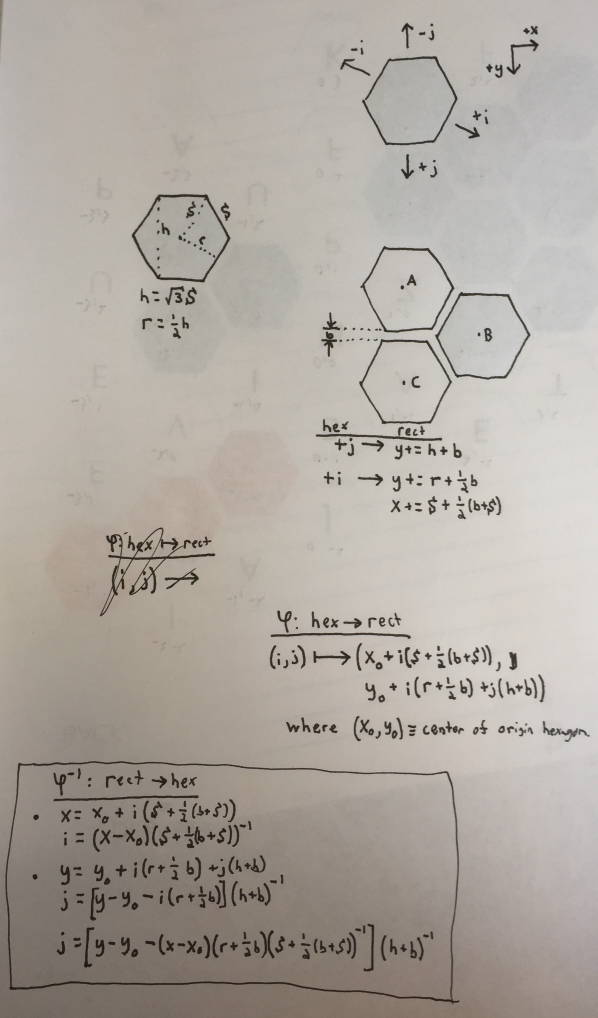
#> input picture hex_derivation.jpg, 1792 x 3054 px (shown at 1/3 size)
$ python game.py hex_derivation.jpg hex_derivation.jpg
#> lines starting #> are read from the running program, lines starting #| are printed output that depends on the picture; after the words box and inside, x2 and y2 are one past the last pixel; in counts of white or black regions, pixels touching at a corner belong together
#> further down, screenshot is the input picture: shape (3054, 1792, 3); mean B, G, R 161.1, 168.7, 175.3
### ocr.py
#!/usr/bin/env python
import cv2
import numpy as np
import pytesseract
import Image

# Find the (x,y) centroid of a polygon (cnt) in img
def get_center(cnt, img):
    h,w,d = img.shape
    mask = np.zeros((h,w), np.uint8)
    cv2.drawContours(mask, [cnt], 0, 255, -1)
    m = cv2.moments(mask, True)
    return (m['m10']/m['m00'], m['m01']/m['m00'])

def decode_tiles(img):
    # Greyscale and edge detection
    gray = cv2.cvtColor(img, cv2.COLOR_RGB2GRAY)
    bw = cv2.Canny(gray, 0, 50, 5);
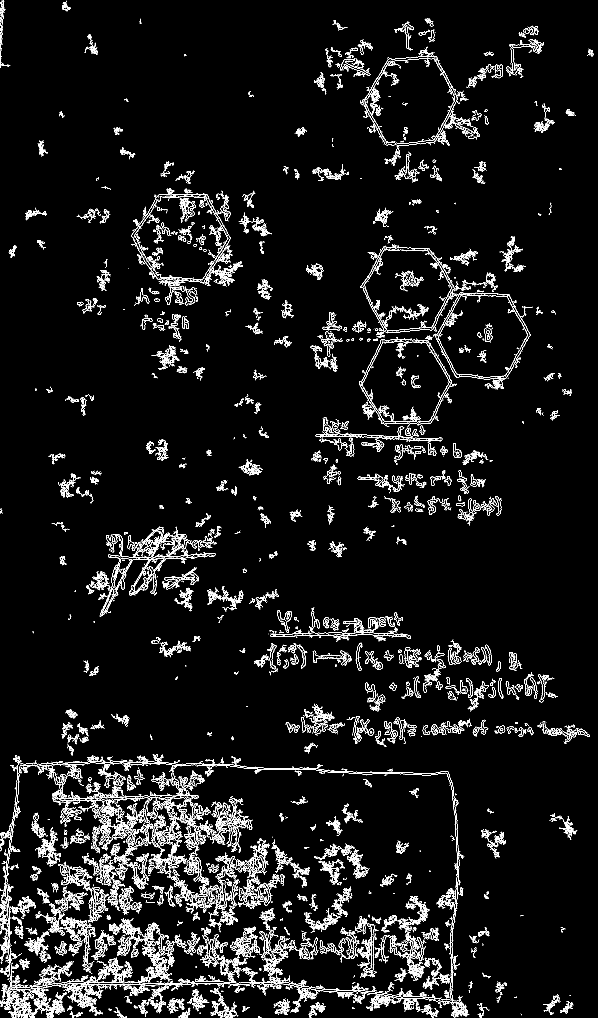
#> bw: shape (3054, 1792) (shown at 1/3 size); 4.2% white in thin lines or dots

    # HACK: some thresholds for hexagon recognition
    h,w,d = img.shape
#> h = 3054; w = 1792; d = 3
    img_area = h*w
#> img_area = 5472768
    hex_area = img_area / 200
#> hex_area = 27363.8
    cap_area = img_area / 2000
#> cap_area = 2736.4

    hex = []

    contours, hierarchy = cv2.findContours(
        bw, cv2.RETR_EXTERNAL, cv2.CHAIN_APPROX_SIMPLE)
#> contours = 4257 contours, 3313 with area under 20; largest, box (x1, y1, x2, y2) and area: (1305, 876, 1592, 1140) 54674, (1081, 737, 1364, 999) 52460, (1086, 168, 1374, 436) 51026, (1086, 1025, 1349, 1267) 47188, (318, 1582, 648, 1786) 3630

    # Discard contours which don't seem like large-ish hexagons
    for cnt in contours:
        # Ramer-Douglas-Peucker algorithm
        cnt_len = cv2.arcLength(cnt, True)
        cnt = cv2.approxPolyDP(cnt, 0.02*cnt_len, True)

        if (len(cnt) == 6 and \
            cv2.contourArea(cnt) > hex_area and \
            cv2.isContourConvex(cnt)):
            # more robust: check angles for regularity ~ 120 deg.
            # does not seem to be necessary
            hex.append(cnt)
#> this loop made 4257 passes
#> cnt_len on passes 1, 4, 5: 27.07, 21.31, 14.49
#> after the loop, hex = 3 contours; box (x1, y1, x2, y2) and area: (1305, 876, 1592, 1135) 53707, (1081, 738, 1364, 993) 52584, (1086, 1025, 1349, 1264) 46738

    # Pick (x0,y0) origin for relative hex grid (arbitrary)
    origin = get_center(hex[0], img)
#> in get_center, `cv2.drawContours(mask, [cnt], 0, 255, -1)`:
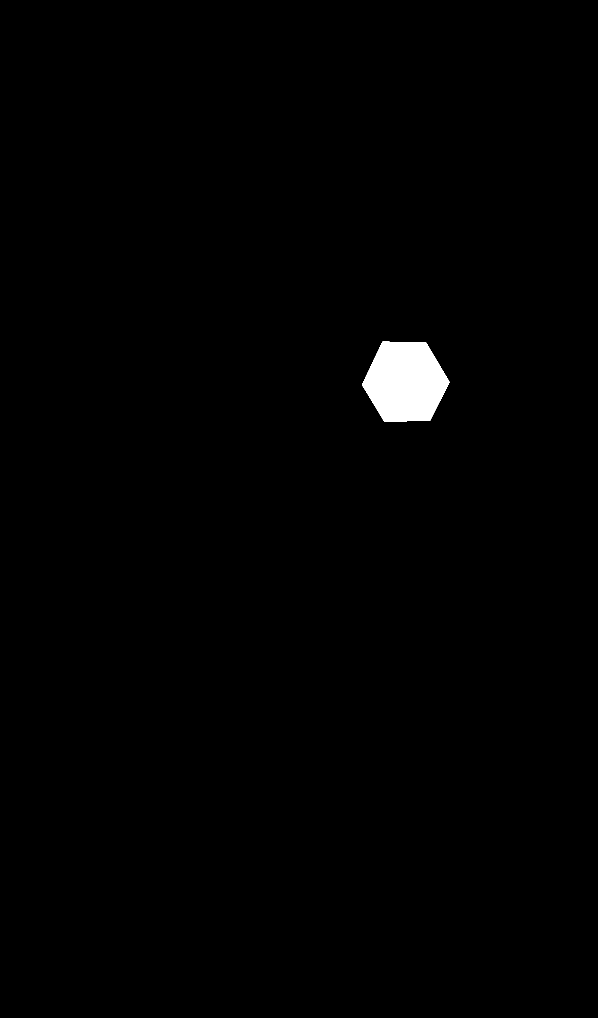
#> mask: shape (3054, 1792) (shown at 1/3 size); 0.86% white; 1 white region, box (x1, y1, x2, y2) and area: (1086, 1025, 1349, 1264) 47109
#> in get_center, `m = cv2.moments(mask, True)`: m = moments, m00 47109, centre m10/m00, m01/m00 = (1216.3, 1145.7)
#> origin = (1216.3, 1145.7)

    # Estimate side length s
    num_hex = 0
    s = 0
    for cnt in hex:
        ss = 0
        for k in range(0,4):
            ss += np.sqrt((cnt[k][0][0] - cnt[k+1][0][0])**2 + \
                         (cnt[k][0][1] - cnt[k+1][0][1])**2)
        # Sixth side
        ss += np.sqrt((cnt[5][0][0] - cnt[0][0][0])**2 + \
                         (cnt[5][0][1] - cnt[0][0][1])**2)
        s += (ss / 6)
        num_hex += 1
#> this loop made 3 passes
#> (ss, s) on passes 1 to 3: (668.3, 111.4), (723.9, 232), (709.4, 350.3)
#> after the loop, num_hex = 3; s = 350.3

    s /= num_hex
#> s = 116.8

    # Identify hexagons
    grid = []
    for cnt in hex:
        # Build mask
        h,w,d = img.shape
        mask = np.zeros((h,w), np.uint8)
        cv2.drawContours(mask, [cnt], 0, 255, -1)
        crop = cv2.bitwise_and(img, img, mask=mask)

        shape_descriptor = {}

        # OCR
        crop_t = Image.fromarray(crop)
        shape_descriptor['letter'] = pytesseract.image_to_string(crop_t, config="-psm 10")
        shape_descriptor['letter'] = shape_descriptor['letter'].lower()

        # determine team
        # recall OpenCV likes BGR
        mean_color = cv2.mean(img, mask)
        if (mean_color[0] > mean_color[2]*1.5): # much bluer than it is red
            shape_descriptor['team'] = 'blue'
        elif (mean_color[2] > mean_color[0]*1.5): # much redder than it is blue
            shape_descriptor['team'] = 'red'
        else:
            shape_descriptor['team'] = 'none'

        # determine if it is a capital
        cropgray = cv2.cvtColor(crop, cv2.COLOR_RGB2GRAY)
        num_white_pixels = np.sum(cropgray > 225)
        shape_descriptor['capital'] = 0
        if (num_white_pixels > cap_area and shape_descriptor['team'] != 'none'):
            shape_descriptor['capital'] = 1

        # find center
        (x0,y0) = get_center(cnt, img)
        center = {'x': x0, 'y': y0}
        hexgrid = hexagonal_grid(center, origin, s)
        shape_descriptor['i'] = hexgrid['i']
        shape_descriptor['j'] = hexgrid['j']

        shape_descriptor['contour'] = cnt

        grid.append(shape_descriptor)
#> this loop made 1 pass
#> after the loop, grid = []
    return grid

# Translate rectangular coordinates to hexagonal coordinates (approx)
# [13 lines left out: function hexagonal_grid, not called in this run]

### game.py
#!/usr/bin/env python
import pprint
import sys
import cv2
import matplotlib
matplotlib.use('Agg')
from matplotlib import pyplot as plt

import bestword
import ocr

filename = sys.argv[1]
MY_TEAM = sys.argv[2]
if (MY_TEAM == 'blue'):
    ENEMY_TEAM = 'red'
else:
    ENEMY_TEAM = 'blue'

## TODO: check args

screenshot = cv2.imread(sys.argv[1], 1)
#> (the run stopped early here; a loop or call above may not have finished)
